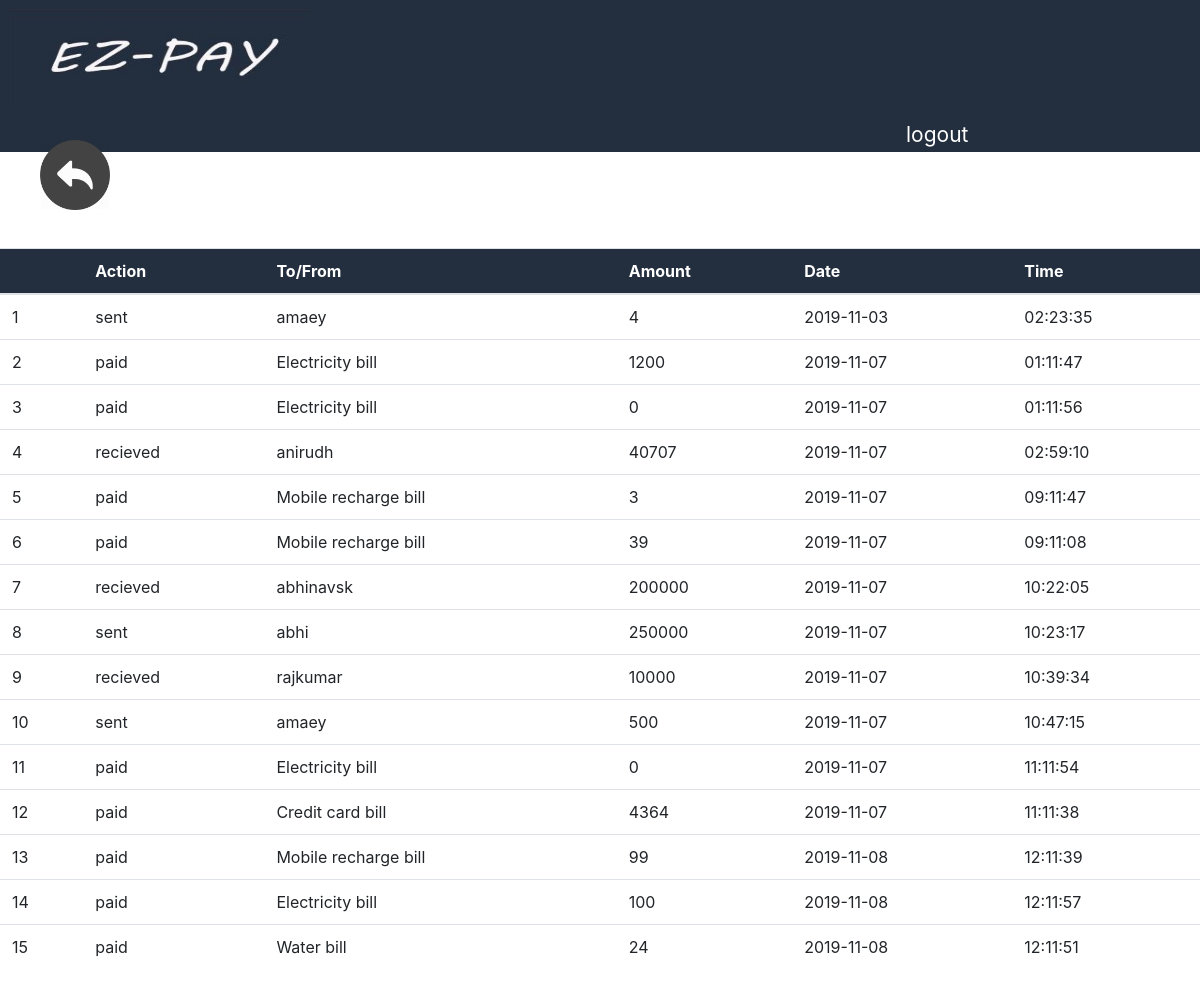
/history.php (signed in), run on the app's committed database.
### tables this page shows
CREATE TABLE `txn` (
  `account_id` int(5) NOT NULL,
  `type` varchar(10) NOT NULL,
  `ben_name` varchar(20) NOT NULL,
  `amount` int(10) NOT NULL,
  `balance` int(5) NOT NULL,
  `date` date NOT NULL,
  `time` time NOT NULL
);

### history.php (the view, shortened to what this page needs)
<?php
$s=$_SESSION['usr'];
    $conn=mysqli_connect('localhost','root','','bank');
    $acc="SELECT account_id FROM accounts WHERE cust_id IN (SELECT cust_id FROM customer WHERE cust_username='$s')";
    $res=mysqli_query($conn,$acc);
    if(mysqli_num_rows($res)==1){
        $r1=mysqli_fetch_array($res);
        $accid=$r1['account_id'];}
?>
<html><head>
       <link rel="stylesheet" href="https://maxcdn.bootstrapcdn.com/bootstrap/4.0.0/css/bootstrap.min.css">
    <script src="https://maxcdn.bootstrapcdn.com/bootstrap/4.0.0/js/bootstrap.min.js"></script></head>
    <body bgcolor=#DCD9CD>
    <div style="background:#232F3E">
        <a href="logout.php"><button style="border:none;margin-top: 10;margin-bottom: 10;margin-left: 10; cursor:pointer"><img src="img/images.jpg" height=100 width="300" style="object-fit:fill;margin-top: -2;margin-left: -7;margin-right: -7;margin-bottom: -2"></button></a>
     <a href="logout.php"><button style=" border: none;font-size:21;margin-left:900; background:#232F3E;color: white;cursor:pointer">logout</button></a></div>
        <br>
        <?php
        $q1="SELECT * FROM txn WHERE account_id='$accid'";
?>
 <a href="index.php"><img src="img/back.png" style="position: absolute;top: 140;left: 40;height: 70 ;width: 70;cursor: pointer;" title=" back"></a>
 <br>
 <br>
 <br>
<table class="table table-hover">
  <thead style="background-color:#232F3E;color: white ">
    <tr>
      <th scope="col"></th>
      <th scope="col">Action</th>
      <th scope="col">To/From</th>
      <th scope="col"> Amount</th>
      <th scope="col">Date</th>
      <th scope="col">Time</th>
    </tr>
  </thead>
  <tbody>
      <?php
      $res1=mysqli_query($conn,$q1);
      $a=1;
if(mysqli_num_rows($res1)>0)
{
    while($r2=mysqli_fetch_assoc($res1)){
         $type=$r2['type'];
         $amnt=$r2['amount'];
         $to=$r2['ben_name'];
         $date=$r2['date'];
         $time=$r2['time'];
        echo '<td>'.$a.'</td>';
        echo '<td>'.$type.'</td>';
        echo '<td>'.$to.'</td>';
        echo '<td>'.$amnt.'</td>';
         echo '<td>'.$date.'</td>';
        echo '<td>'.$time.'</td>';
        $a++;
}
}
?>
   </tbody>
</table>
        </body>
    </html>

### data on the page
txn: type "sent", ben_name "amaey", amount "4", date "2019-11-03", time "02:23:35"
txn: type "paid", ben_name "Electricity bill", amount "1200", date "2019-11-07", time "01:11:47"
txn: type "paid", ben_name "Electricity bill", amount "0", date "2019-11-07", time "01:11:56"
txn: type "recieved", ben_name "anirudh", amount "40707", date "2019-11-07", time "02:59:10"
txn: type "paid", ben_name "Mobile recharge bill", amount "3", date "2019-11-07", time "09:11:47"
txn: type "paid", ben_name "Mobile recharge bill", amount "39", date "2019-11-07", time "09:11:08"
txn: type "recieved", ben_name "abhinavsk", amount "200000", date "2019-11-07", time "10:22:05"
txn: type "sent", ben_name "abhi", amount "250000", date "2019-11-07", time "10:23:17"
txn: type "recieved", ben_name "rajkumar", amount "10000", date "2019-11-07", time "10:39:34"
txn: type "sent", ben_name "amaey", amount "500", date "2019-11-07", time "10:47:15"
txn: type "paid", ben_name "Electricity bill", amount "0", date "2019-11-07", time "11:11:54"
txn: type "paid", ben_name "Credit card bill", amount "4364", date "2019-11-07", time "11:11:38"
txn: type "paid", ben_name "Mobile recharge bill", amount "99", date "2019-11-08", time "12:11:39"
txn: type "paid", ben_name "Electricity bill", amount "100", date "2019-11-08", time "12:11:57"
txn: type "paid", ben_name "Water bill", amount "24", date "2019-11-08", time "12:11:51"
